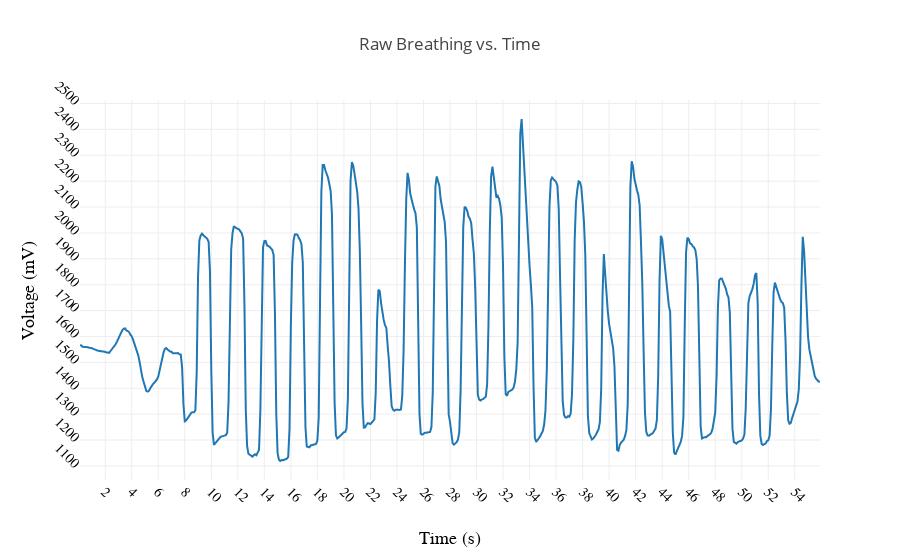

Write notebook code for a chart like this one.
### Code cell
#Plot Breathing Data

traceRawBreathing = go.Scatter(x=breathingData.reltime,y=breathingData.value,name="Raw Breathing Signal")

#Specify Plot Layout
layout = go.Layout(
    
    title='Raw Breathing vs. Time',
    xaxis=dict(
        title='Time (s)',
        titlefont=dict(
            family='Arial, sans-serif',
            size=18,
            color='black'
        ),
        showticklabels=True,
        tickangle=45,
        dtick=2,
        tickfont=dict(
            family='Old Standard TT, serif',
            size=14,
            color='black'
        ),
        exponentformat='e',
        showexponent='all'
    ),
    yaxis=dict(
        title='Voltage (mV)',
        titlefont=dict(
            family='Arial, sans-serif',
            size=18,
            color='black'
        ),
        showticklabels=True,
        tickangle=45,
        dtick=100,
        tickfont=dict(
            family='Old Standard TT, serif',
            size=14,
            color='black'
        ),
        exponentformat='e',
        showexponent='all'
    )
)
fig = go.Figure(data=[traceRawBreathing], layout=layout)
iplot(fig, filename='axes-labels')

### Figure 1 — Plotly figure (JSON) as saved in the notebook; plotly's stock layout.template omitted (floating-point values rounded to 4 significant figures; data arrays with more than 128 entries replaced by an {"elided": "..."} marker saying what was removed)
{"data": [{"name": "Raw Breathing Signal", "type": "scatter", "uid": "89077fd8-bc3a-11e9-bb73-acde48001122", "x": {"elided": "559 float values"}, "y": {"elided": "559 int values"}}], "layout": {"title": "Raw Breathing vs. Time", "xaxis": {"dtick": 2, "exponentformat": "e", "showexponent": "all", "showticklabels": true, "tickangle": 45, "tickfont": {"color": "black", "family": "Old Standard TT, serif", "size": 14}, "title": "Time (s)", "titlefont": {"color": "black", "family": "Arial, sans-serif", "size": 18}}, "yaxis": {"dtick": 100, "exponentformat": "e", "showexponent": "all", "showticklabels": true, "tickangle": 45, "tickfont": {"color": "black", "family": "Old Standard TT, serif", "size": 14}, "title": "Voltage (mV)", "titlefont": {"color": "black", "family": "Arial, sans-serif", "size": 18}}}}
